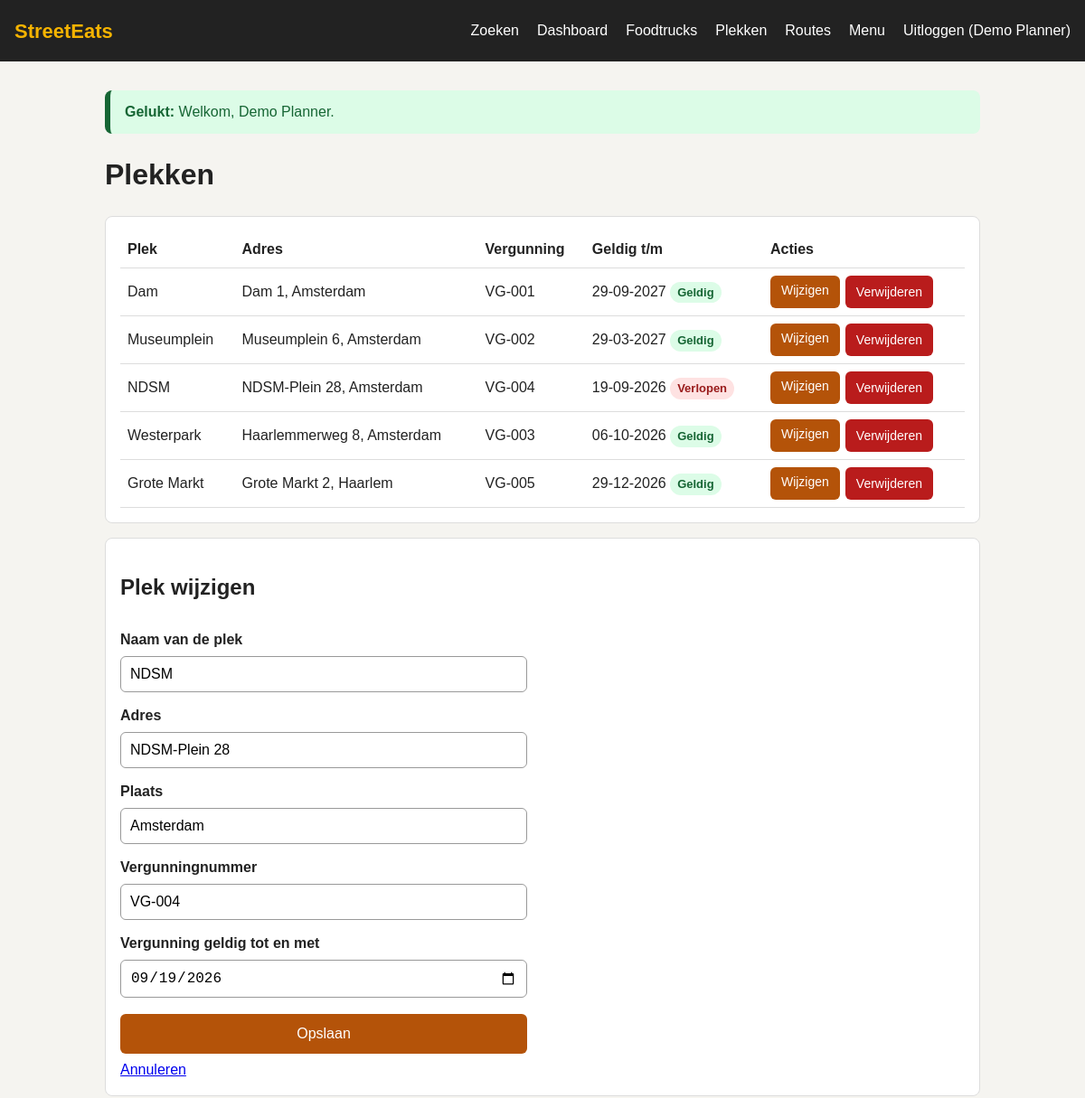
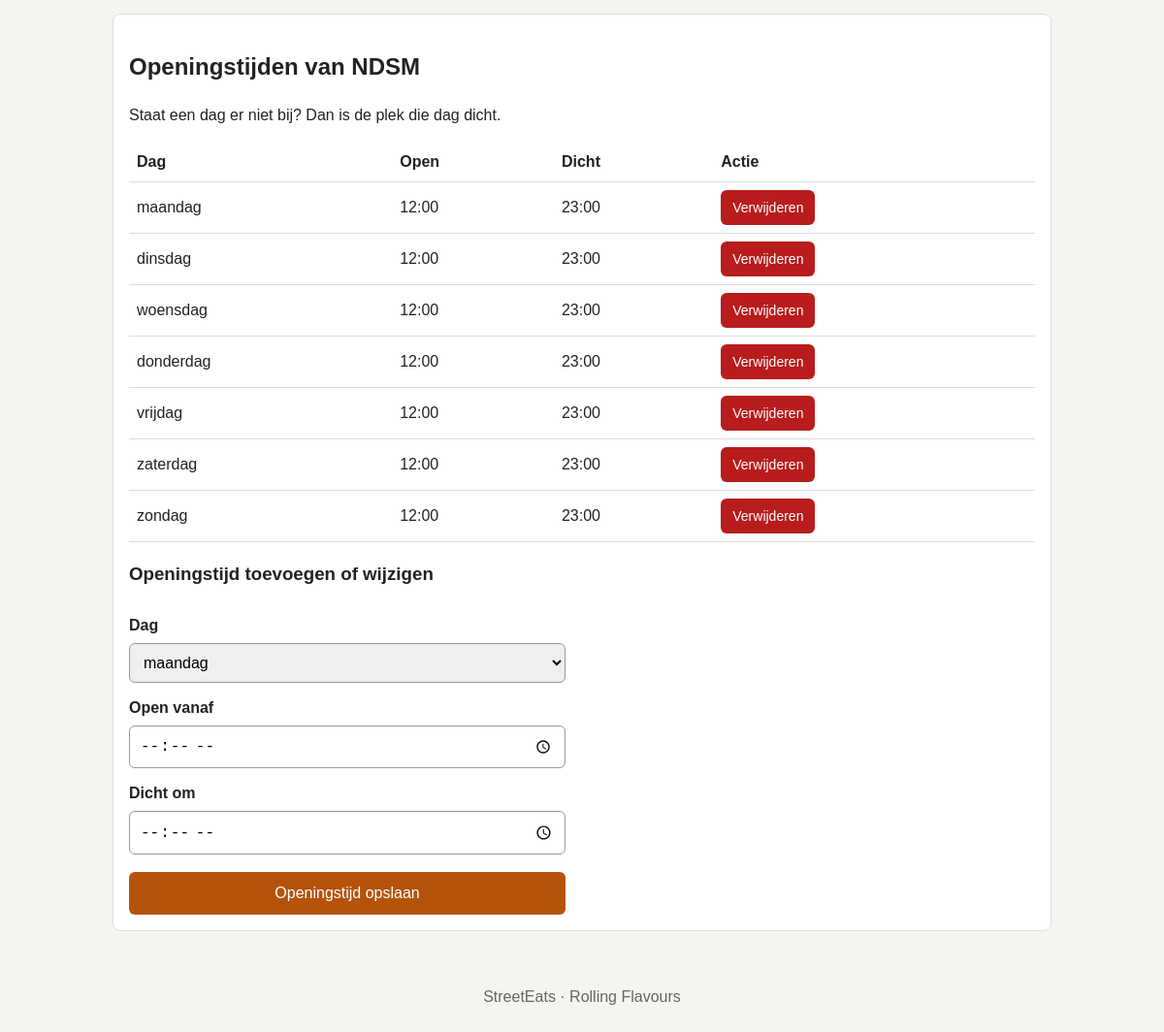
Screenshot of /beheer/plekken.php?bewerk=4 (signed in) with the database file from the repository (2 pictures, top to bottom).
### tables this page shows
CREATE TABLE users (
    id            INT AUTO_INCREMENT PRIMARY KEY,
    naam          VARCHAR(100) NOT NULL,
    email         VARCHAR(150) NOT NULL UNIQUE,
    password_hash VARCHAR(255) NOT NULL,
    role          ENUM('planner', 'beheerder') NOT NULL DEFAULT 'planner',
    actief        TINYINT(1) NOT NULL DEFAULT 1
);

CREATE TABLE locations (
    id              INT AUTO_INCREMENT PRIMARY KEY,
    naam            VARCHAR(100) NOT NULL,
    address         VARCHAR(150) NOT NULL,
    city            VARCHAR(100) NOT NULL,   
    permit_number   VARCHAR(50)  NOT NULL,
    permit_end_date DATE         NOT NULL,
    INDEX (city)    
);

CREATE TABLE opening_hours (
    id          INT AUTO_INCREMENT PRIMARY KEY,
    location_id INT NOT NULL,
    day         TINYINT NOT NULL,
    open_time   TIME NOT NULL,
    close_time  TIME NOT NULL,
    FOREIGN KEY (location_id) REFERENCES locations(id) ON DELETE CASCADE
);

### includes/login.php (called while the page is built, shortened)
<?php
require_once __DIR__ . '/database.php';
require_once __DIR__ . '/functies.php';
function ingelogde_gebruiker()
{
    global $db;
    $query = $db->prepare('SELECT id, naam, email, role FROM users WHERE id = ? AND actief = 1');
    $query->execute([$_SESSION['user_id']]);
    return $query->fetch() ?: null;
}

### beheer/plekken.php (the view, shortened to what this page needs)
<?php
require __DIR__ . '/../includes/login.php';
$vandaag = date('Y-m-d');
$fouten = [];
$plek = ['id' => '', 'naam' => '', 'address' => '', 'city' => '', 'permit_number' => '', 'permit_end_date' => ''];
$openingstijden = [];
if (isset($_GET['bewerk']) && empty($fouten)) {
    $query = $db->prepare('SELECT * FROM locations WHERE id = ?');
    $query->execute([(int) $_GET['bewerk']]);
    $plek = $query->fetch() ?: $plek;
}
if ($plek['id']) {
    $query = $db->prepare('SELECT * FROM opening_hours WHERE location_id = ? ORDER BY day');
    $query->execute([$plek['id']]);
    $openingstijden = $query->fetchAll();
}
$plekken = $db->query('SELECT * FROM locations ORDER BY city, naam')->fetchAll();
require __DIR__ . '/../includes/header.php';
?>
<h1>Plekken</h1>
<div class="kaart">
    <?php if (!$plekken): ?>
        <p>Er zijn nog geen plekken.</p>
    <?php else: ?>
        <table class="tabel">
            <tr>
                <th>Plek</th>
                <th>Adres</th>
                <th>Vergunning</th>
                <th>Geldig t/m</th>
                <th>Acties</th>
            </tr>
            <?php foreach ($plekken as $p): ?>
                <tr>
                    <td><?= e($p['naam']) ?></td>
                    <td><?= e($p['address']) ?>, <?= e($p['city']) ?></td>
                    <td><?= e($p['permit_number']) ?></td>
                    <td>
                        <?= e(date('d-m-Y', strtotime($p['permit_end_date']))) ?>
                        <?php if (vergunning_verlopen($p['permit_end_date'], $vandaag)): ?>
                            <span class="label label-rood">Verlopen</span>
                        <?php else: ?>
                            <span class="label label-groen">Geldig</span>
                        <?php endif; ?>
                    </td>
                    <td class="acties">
                        <a class="knop knop-klein" href="?bewerk=<?= e($p['id']) ?>">Wijzigen</a>
                        <form method="post" onsubmit="return confirm('Weet je zeker dat je deze plek wilt verwijderen?');">
                            <button type="submit" class="knop knop-klein knop-rood">Verwijderen</button>
                        </form>
                    </td>
                </tr>
            <?php endforeach; ?>
        </table>
    <?php endif; ?>
</div>
<div class="kaart">
    <h2><?= $plek['id'] ? 'Plek wijzigen' : 'Nieuwe plek' ?></h2>
    <form method="post" class="formulier">
        <?php
        $velden = [
            'naam' => ['Naam van de plek', 'text'],
            'address' => ['Adres', 'text'],
            'city' => ['Plaats', 'text'],
            'permit_number' => ['Vergunningnummer', 'text'],
            'permit_end_date' => ['Vergunning geldig tot en met', 'date'],
        ];
        foreach ($velden as $naam => [$label, $type]): ?>
            <label for="<?= $naam ?>"><?= $label ?></label>
            <input type="<?= $type ?>" id="<?= $naam ?>" name="<?= $naam ?>" value="<?= e($plek[$naam]) ?>">
        <?php endforeach; ?>
        <button type="submit" class="knop">Opslaan</button>
        <?php if ($plek['id']): ?>
            <a href="plekken.php">Annuleren</a>
        <?php endif; ?>
    </form>
</div>
<?php if ($plek['id']): ?>
    <div class="kaart">
        <h2>Openingstijden van <?= e($plek['naam']) ?></h2>
        <p>Staat een dag er niet bij? Dan is de plek die dag dicht.</p>
        <table class="tabel">
            <tr>
                <th>Dag</th>
                <th>Open</th>
                <th>Dicht</th>
                <th>Actie</th>
            </tr>
            <?php foreach ($openingstijden as $tijd): ?>
                <tr>
                    <td><?= e(dagnaam($tijd['day'])) ?></td>
                    <td><?= e(substr($tijd['open_time'], 0, 5)) ?></td>
                    <td><?= e(substr($tijd['close_time'], 0, 5)) ?></td>
                    <td>
                        <form method="post">
                            <button type="submit" class="knop knop-klein knop-rood">Verwijderen</button>
                        </form>
                    </td>
                </tr>
            <?php endforeach; ?>
        </table>
        <h3>Openingstijd toevoegen of wijzigen</h3>
        <form method="post" class="formulier">
            <label for="day">Dag</label>
            <select id="day" name="day">
                <?php for ($dag = 1; $dag <= 7; $dag++): ?>
                    <option value="<?= $dag ?>"><?= dagnaam($dag) ?></option>
                <?php endfor; ?>
            </select>
            <label for="open_time">Open vanaf</label>
            <input type="time" id="open_time" name="open_time" required>
            <label for="close_time">Dicht om</label>
            <input type="time" id="close_time" name="close_time" required>
            <button type="submit" class="knop">Openingstijd opslaan</button>
        </form>
    </div>
<?php endif; ?>
<?php require __DIR__ . '/../includes/footer.php'; ?>

### includes/header.php (shortened to what this page needs)
<?php
require_once __DIR__ . '/login.php';
$ingelogd = ingelogde_gebruiker();
?>
<!DOCTYPE html>
<html lang="nl">
<head>
    <link rel="stylesheet" href="<?= url('css/style.css') ?>">
</head>
<body>
<header class="kop">
    <a class="logo" href="<?= url() ?>">StreetEats</a>
    <nav class="menu">
        <a href="<?= url() ?>">Zoeken</a>
        <?php if ($ingelogd): ?>
            <a href="<?= url('beheer/index.php') ?>">Dashboard</a>
            <a href="<?= url('beheer/trucks.php') ?>">Foodtrucks</a>
            <a href="<?= url('beheer/plekken.php') ?>">Plekken</a>
            <a href="<?= url('beheer/routes.php') ?>">Routes</a>
            <a href="<?= url('beheer/menu.php') ?>">Menu</a>
            <a href="<?= url('logout.php') ?>">Uitloggen (<?= e($ingelogd['naam']) ?>)</a>
        <?php else: ?>
            <a href="<?= url('login.php') ?>">Inloggen</a>
        <?php endif; ?>
    </nav>
</header>
<main class="inhoud">
    <?php toon_melding(); ?>

### includes/functies.php (shortened to what this page needs)
<?php
function e($tekst)
{
    return htmlspecialchars((string) $tekst, ENT_QUOTES, 'UTF-8');
}
function url($pad = '')
{
    global $config;
    return $config['basis_url'] . '/' . $pad;
}
function vergunning_verlopen($einddatum, $opDatum)
{
    return $einddatum < $opDatum;
}
function dagnaam($nummer)
{
    $dagen = [1 => 'maandag', 'dinsdag', 'woensdag', 'donderdag', 'vrijdag', 'zaterdag', 'zondag'];
    return $dagen[$nummer] ?? '';
}
function toon_melding()
{
    $melding = $_SESSION['melding'];
    $woord = $melding['soort'] === 'succes' ? 'Gelukt:' : 'Fout:';
    echo '<p class="melding melding-' . e($melding['soort']) . '"><strong>' . $woord . '</strong> ' . e($melding['tekst']) . '</p>';
}

### includes/footer.php (shortened to what this page needs)
</main>
<footer class="voet">
    StreetEats &middot; Rolling Flavours
</footer>
</body>
</html>

### css/style.css (style rules this page uses)
* { box-sizing: border-box; }
body { margin: 0; font-family: Arial, Helvetica, sans-serif; line-height: 1.5; color: #222; background: #f5f4f0; }
.kop { background: #222; padding: 12px 16px; }
.logo { color: #f5b301; font-size: 22px; font-weight: bold; text-decoration: none; }
.menu { display: flex; flex-direction: column; margin-top: 8px; }
.menu a { color: #fff; text-decoration: none; padding: 10px 0; }
.inhoud { max-width: 1000px; margin: 0 auto; padding: 16px; }
.kaart { background: #fff; border: 1px solid #ddd; border-radius: 8px; padding: 16px; margin-bottom: 16px; }
.melding { padding: 12px 16px; border-radius: 8px; border-left: 6px solid; }
.melding-succes { background: #dcfce7; color: #166534; }
.formulier { display: flex; flex-direction: column; gap: 6px; max-width: 450px; }
.formulier label { font-weight: bold; margin-top: 8px; }
.formulier input, .formulier select { padding: 10px; font-size: 16px; border: 1px solid #999; border-radius: 6px; }
.knop { min-height: 44px; padding: 10px 18px; margin-top: 12px; background: #b45309; color: #fff; border: none; border-radius: 6px; font-size: 16px; cursor: pointer; }
.knop-klein { min-height: 36px; margin-top: 0; padding: 6px 12px; font-size: 14px; }
.knop-rood { background: #b91c1c; }
a.knop { display: inline-block; text-decoration: none; }
.acties { display: flex; flex-wrap: wrap; gap: 6px; }
.label { display: inline-block; padding: 2px 8px; border-radius: 999px; font-size: 13px; font-weight: bold; }
.label-groen { background: #dcfce7; color: #166534; }
.label-rood { background: #fee2e2; color: #991b1b; }
.kaart { overflow-x: auto; }
.tabel { width: 100%; border-collapse: collapse; }
.tabel th, .tabel td { text-align: left; padding: 8px; border-bottom: 1px solid #ddd; }
.voet { text-align: center; color: #666; padding: 24px 16px; }
@media (min-width: 700px) { .kop { display: flex; justify-content: space-between; align-items: center; } }
@media (min-width: 700px) { .menu { flex-direction: row; gap: 20px; margin-top: 0; } }

### rows the page displays
users: naam "Demo Planner"
locations: naam "Dam", address "Dam 1", city "Amsterdam", permit_number "VG-001", permit_end_date "29-09-2027", shows "Geldig"
locations: naam "Museumplein", address "Museumplein 6", city "Amsterdam", permit_number "VG-002", permit_end_date "29-03-2027", shows "Geldig"
locations: naam "NDSM", address "NDSM-Plein 28", city "Amsterdam", permit_number "VG-004", permit_end_date "19-09-2026", shows "Verlopen", permit_end_date "09/19/2026"
locations: naam "Westerpark", address "Haarlemmerweg 8", city "Amsterdam", permit_number "VG-003", permit_end_date "06-10-2026", shows "Geldig"
locations: naam "Grote Markt", address "Grote Markt 2", city "Haarlem", permit_number "VG-005", permit_end_date "29-12-2026", shows "Geldig"
opening_hours: day "maandag", open_time "12:00", close_time "23:00"
opening_hours: day "dinsdag", open_time "12:00", close_time "23:00"
opening_hours: day "woensdag", open_time "12:00", close_time "23:00"
opening_hours: day "donderdag", open_time "12:00", close_time "23:00"
opening_hours: day "vrijdag", open_time "12:00", close_time "23:00"
opening_hours: day "zaterdag", open_time "12:00", close_time "23:00"
opening_hours: day "zondag", open_time "12:00", close_time "23:00"

### other values shown
$woord "Gelukt:"
$melding['tekst'] "Welkom, Demo Planner."
$label "Naam van de plek"
$label "Adres"
$label "Plaats"
$label "Vergunningnummer"
$label "Vergunning geldig tot en met"
form field day "maandag"
